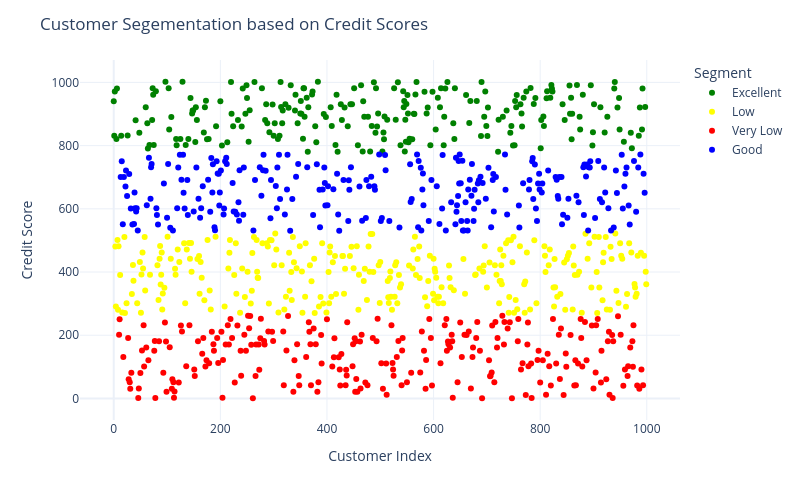

Notebook source saved alongside this figure:
### Code cell
df['Segment'] = df['Segment'].map({2: 'Very Low',
                                   0: 'Low',
                                   1:'Good',
                                   3:'Excellent'})


df['Segment'] = df['Segment'].astype('category')

fig = px.scatter(df, x=df.index, y='Credit Score', color='Segment', color_discrete_sequence=['green', 'yellow','red','blue'])
fig.update_layout(xaxis_title = 'Customer Index',
                 yaxis_title = 'Credit Score',
                 title = 'Customer Segementation based on Credit Scores',
                 height = 500,
                 width = 800)

### Figure 1 — Plotly figure (JSON) as saved in the notebook; plotly's stock layout.template omitted (floating-point values rounded to 4 significant figures; data arrays with more than 128 entries replaced by an {"elided": "..."} marker saying what was removed)
{"data": [{"hovertemplate": "Segment=Excellent<br>index=%{x}<br>Credit Score=%{y}<extra></extra>", "legendgroup": "Excellent", "marker": {"color": "green", "symbol": "circle"}, "mode": "markers", "name": "Excellent", "orientation": "v", "showlegend": true, "type": "scatter", "x": {"elided": "230 int values"}, "xaxis": "x", "y": {"elided": "230 float values"}, "yaxis": "y"}, {"hovertemplate": "Segment=Low<br>index=%{x}<br>Credit Score=%{y}<extra></extra>", "legendgroup": "Low", "marker": {"color": "yellow", "symbol": "circle"}, "mode": "markers", "name": "Low", "orientation": "v", "showlegend": true, "type": "scatter", "x": {"elided": "274 int values"}, "xaxis": "x", "y": {"elided": "274 float values"}, "yaxis": "y"}, {"hovertemplate": "Segment=Very Low<br>index=%{x}<br>Credit Score=%{y}<extra></extra>", "legendgroup": "Very Low", "marker": {"color": "red", "symbol": "circle"}, "mode": "markers", "name": "Very Low", "orientation": "v", "showlegend": true, "type": "scatter", "x": {"elided": "250 int values"}, "xaxis": "x", "y": {"elided": "250 float values"}, "yaxis": "y"}, {"hovertemplate": "Segment=Good<br>index=%{x}<br>Credit Score=%{y}<extra></extra>", "legendgroup": "Good", "marker": {"color": "blue", "symbol": "circle"}, "mode": "markers", "name": "Good", "orientation": "v", "showlegend": true, "type": "scatter", "x": {"elided": "246 int values"}, "xaxis": "x", "y": {"elided": "246 float values"}, "yaxis": "y"}], "layout": {"height": 500, "legend": {"title": {"text": "Segment"}, "tracegroupgap": 0}, "margin": {"t": 60}, "title": {"text": "Customer Segementation based on Credit Scores"}, "width": 800, "xaxis": {"anchor": "y", "domain": [0, 1], "title": {"text": "Customer Index"}}, "yaxis": {"anchor": "x", "domain": [0, 1], "title": {"text": "Credit Score"}}}}
